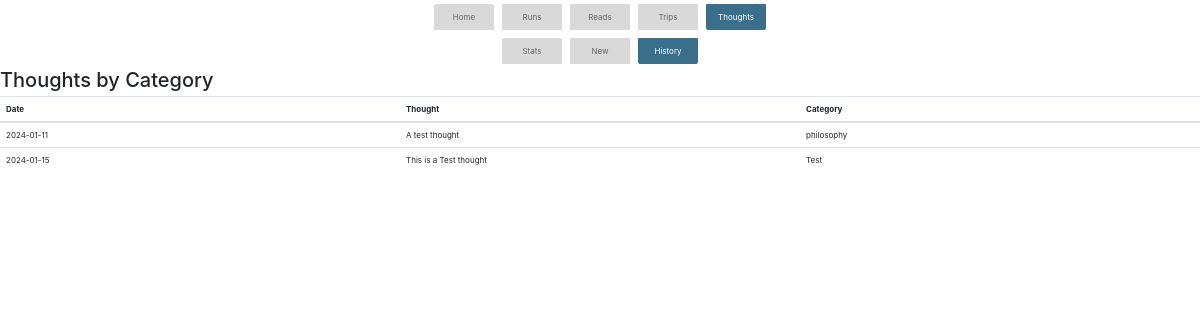
/thoughts/history, run on the app's committed database.
### app.py (models this page shows)
class Thoughts(db.Model):
    id = db.Column(db.Integer, primary_key=True)
    thought = db.Column(db.String(1000))
    category = db.Column(db.String(200))
    date_added = db.Column(db.String(20))

### app.py (the view)
@app.route('/thoughts/history', methods=['GET', 'POST'])
def thoughts_history():
    thoughts = Thoughts.query.all()
    return render_template('thoughts_history.html',thoughts=thoughts)

### templates/thoughts_history.html (shortened to what this page needs)
{% extends 'base.html' %}
{% block content %}
{% include 'base_thoughts.html' %}
        <h1>Thoughts by Category</h1>
        <table class="table override_table">
            <thead>
                <tr>
                    <th>Date</th>
                    <th>Thought</th>
                    <th>Category</th>
                </tr>
            </thead>
            <tbody>
                {% for thought in thoughts %}
                    <tr>
                        <td>{{ thought.date_added }}</td>
                        <td>{{ thought.thought }}</td>
                        <td>{{ thought.category }}</td>
                    </tr>
                {% endfor %}
            </tbody>
        </table>
    {% endblock %}

### static/my_override_style.css (style rules this page uses)
* { font-size: 6pt; }
.override_table { table-layout: fixed; }
.trips_stats_table th, td { width: 16.7%; }

### data on the page
Thoughts: date_added "2024-01-11", thought "A test thought", category "philosophy"
Thoughts: date_added "2024-01-15", thought "This is a Test thought", category "Test"
